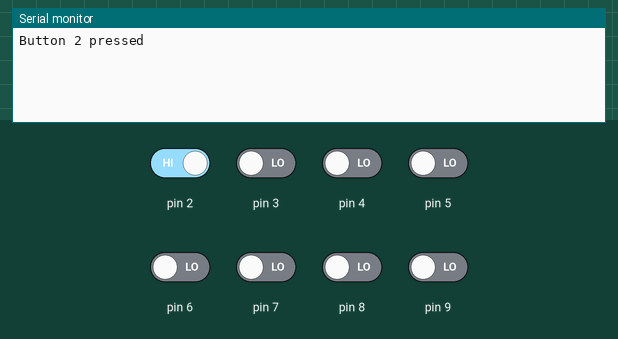
This sketch was run on a simulated Arduino Uno, built with avr-gcc and run on an emulated ATmega328P. Parts: the last lines printed to the serial monitor. The test bench sets the inputs (shaded band); at power-on: pin 2 HIGH, pin 3–9 LOW.

Above: at 1.2 s.
1.3 s: pin 2 driven LOW
At 1.6 s:
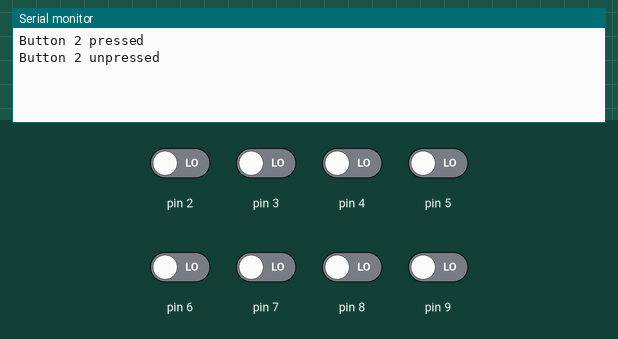
2.8 s: pin 3 driven HIGH
At 4.0 s:
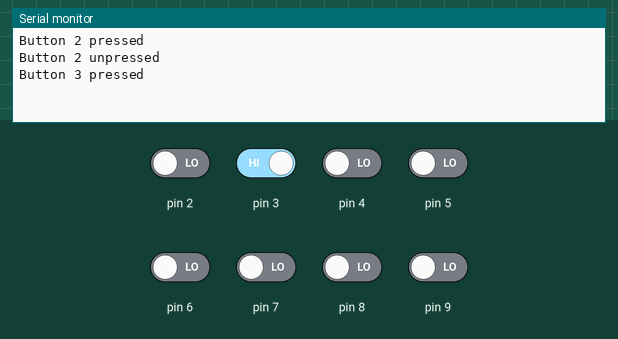
4.3 s: pin 4 driven HIGH
At 5.1 s:
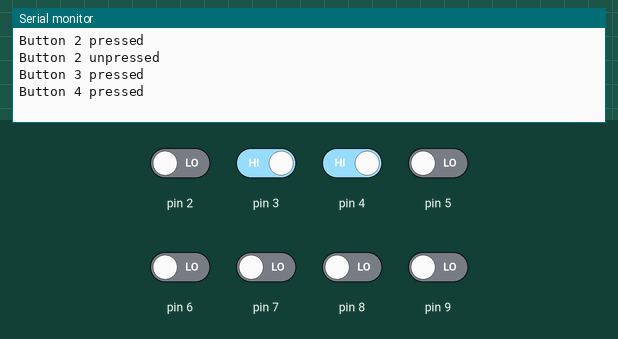
5.8 s: pin 5 driven HIGH
At 6.3 s:
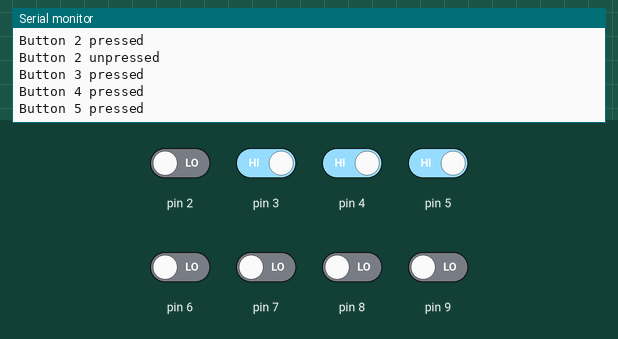
7.3 s: pin 6 driven HIGH
At 8.5 s:
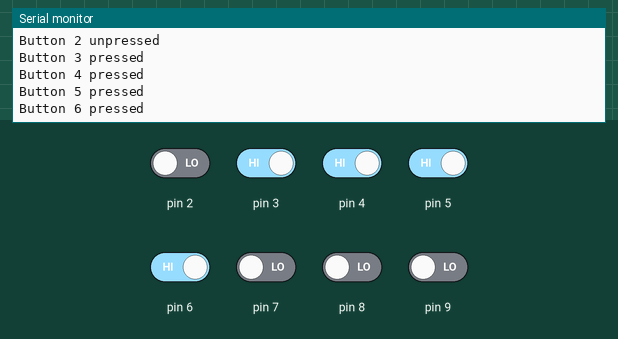
8.8 s: pin 7 driven HIGH
At 9.7 s:
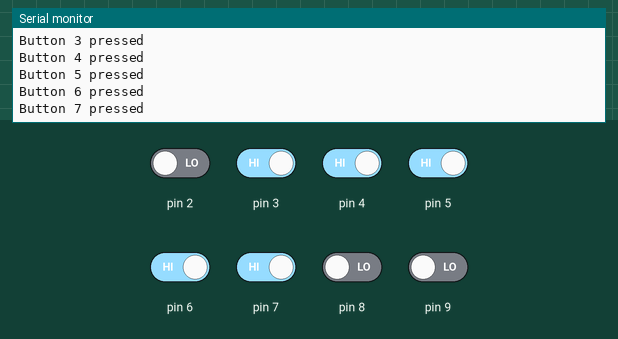
Timing chart, 0 to 11.3 s (numbered marks = the images above; inputs shaded):
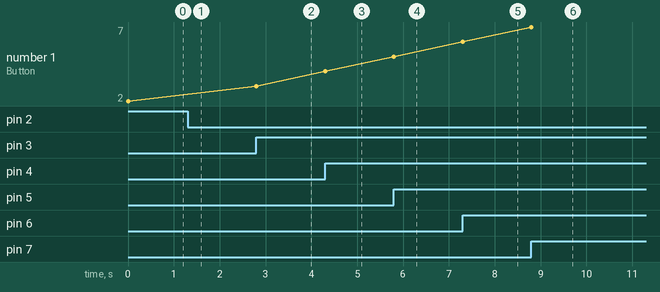

Measured:
- after the input at 1.3 s, the serial monitor: prints a new line at once (image 1)
- after the input at 2.8 s, the serial monitor: prints a new line at once (image 2)
- after the input at 4.3 s, the serial monitor: prints a new line at once (image 3)
- after the input at 5.8 s, the serial monitor: prints a new line at once (image 4)
- after the input at 7.3 s, the serial monitor: prints a new line at once (image 5)
- after the input at 8.8 s, the serial monitor: prints a new line at once (image 6)
- plotted number 1: 2 → 3 after the input at 2.8 s, 3 → 4 after the input at 4.3 s, 4 → 5 after the input at 5.8 s, 5 → 6 after the input at 7.3 s, 6 → 7 after the input at 8.8 s

The sketch:

sketch_oct31a.ino
```cpp
int fmrBtnStates[10];
int pt1;
int pt2;
int pt3;
int pt4;
int pt5;
int loc1 = 0;
int loc2 = 1;
int loc3 = 2;
int loc4 = 3;
int loc5 = 4;
//#include <MIDI.h>
//MIDI_CREATE_DEFAULT_INSTANCE();
void setup() {
  Serial.begin(9600);
  for(int i = 2; i < 10; i++) {
     pinMode(i, INPUT);
  }
  pinMode(A0, INPUT);
 // pinMode(A1, INPUT);
//  pinMode(A2, INPUT);
 // pinMode(A3, INPUT);
 // pinMode(A4, INPUT);
  pt1 = 0;
  pt2 = 0;
  pt3 = 0;
  pt4 = 0;
  pt5 = 0;

}

void loop() {
  // Reading in values from analog and digital INPUTs
  for(int i = 2; i < 10; i++) {
    int temp = digitalRead(i);
    if(temp != fmrBtnStates[i]) {
      if(temp == HIGH) {

        String str = "Button ";
        str += i;
        str += " pressed";
        Serial.println(str);
        fmrBtnStates[i] = HIGH;
        delay(5);
    }
      if(temp == LOW) {
        String str = "Button ";
        str += i;
        str += " unpressed";
        Serial.println(str);
        fmrBtnStates[i] = LOW;
        delay(5);
       }
    }
  }
//  int temp1 = analogRead(A0)/8;
//  if(abs(temp1 - pt1)>3) {
//      pt1 = temp1;
//      String str = "Pot 1 changed to ";
//      str += temp1;
//      Serial.println(str);
//  }
//  temp = analogRead(loc2)/8;
//  if(abs(temp-pt2) > 20) {
//      pt1 = temp;
//      String str = "Pot 2 changed to ";
//      str += temp;
//      Serial.println(str);
//  }
//  temp = analogRead(loc3)/8;
//  if(abs(temp-pt3) > 20) {
//      pt1 = temp;
//      String str = "Pot 3 changed to ";
//      str += temp;
//      Serial.println(str);
//  }
//  temp = analogRead(loc4)/8;
//  if(abs(temp-pt4) > 20) {
//      pt4 = temp;
//      String str = "Pot 4 changed to ";
//      str += temp;
//      Serial.println(str);
//  }temp = analogRead(loc5)/8;
//  if(abs(temp-pt5) > 20) {
//      pt5 = temp;
//      String str = "Pot 5 changed to ";
//      str += temp;
//      Serial.println(str);
//  }
//


}
```
